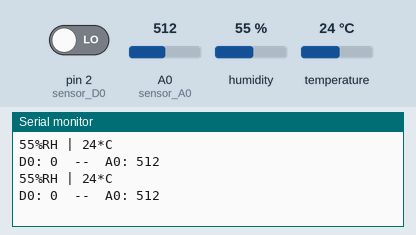
Bench run of a sketch on a simulated Arduino Uno, built with avr-gcc and run on an emulated ATmega328P. Shown: the last lines printed to the serial monitor. The test bench sets the inputs (shaded band); at power-on: humidity 55 %, A0 (sensor_A0) = 512, pin 2 (sensor_D0) LOW, temperature 24 °C.

Above: at 2.8 s.
2.9 s: humidity set to 22 %
At 4.6 s:
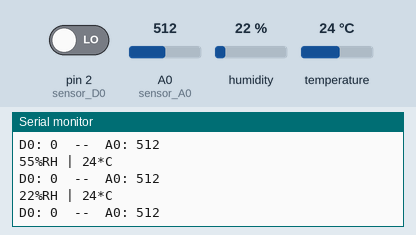
5.6 s: A0 (sensor_A0) set to 716
At 6.4 s:
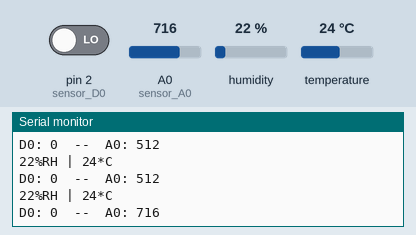
8.3 s: pin 2 (sensor_D0) driven HIGH
At 10.8 s:
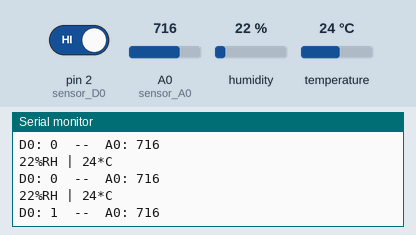
11.0 s: temperature set to 12 °C
At 12.8 s:
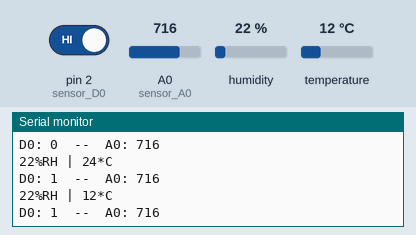
13.7 s: A0 (sensor_A0) set to 900
At 14.6 s:
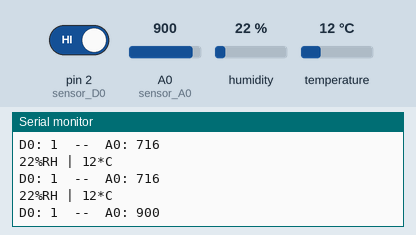
16.4 s: pin 2 (sensor_D0) driven LOW
At 19.3 s:
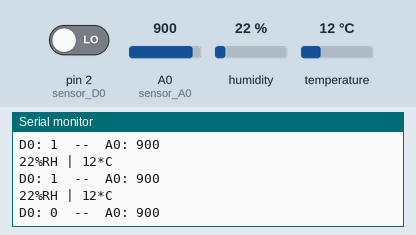
Timing chart, 0 to 20.1 s (numbered marks = the images above; inputs shaded):
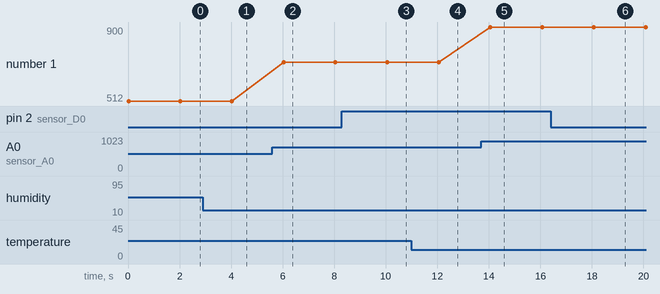

Measured:
- after the input at 2.9 s, the serial monitor: prints a new line after 1.1 s (image 1)
- after the input at 5.6 s, the serial monitor: prints a new line after 0.44 s (image 2)
- after the input at 8.3 s, the serial monitor: prints a new line after 1.8 s (image 3)
- after the input at 11.0 s, the serial monitor: prints a new line after 1.0 s (image 4)
- after the input at 13.7 s, the serial monitor: prints a new line after 0.36 s (image 5)
- after the input at 16.4 s, the serial monitor: prints a new line after 1.7 s (image 6)
- plotted number 1: 512 → 716 after the input at 5.6 s, 716 → 900 after the input at 13.7 s

The sketch:

arduuinio_dht.ino
```cpp
#include "DHT.h"
#define DHT11_PIN 7
DHT dht;
int sensor_A0 = A0;    // podłączenie od A0 na czujniku do A0 na Arduino
int sensor_D0 = 2;     // podłączenie od D0 na czujniku do pinu 2 na Arduino
int wartosc_A0;        // zmienna dla wartości A0
int wartosc_D0;

void setup()
{
  Serial.begin(9600);
  dht.setup(DHT11_PIN);
  pinMode(2, INPUT);

}

void loop()
{
  //Pobranie informacji o wilgotnosci
  int wilgotnosc = dht.getHumidity();
  //Pobranie informacji o temperaturze
  int temperatura = dht.getTemperature();

  if (dht.getStatusString() == "OK") {
    Serial.print(wilgotnosc);
    Serial.print("%RH | ");
    Serial.print(temperatura);
    Serial.println("*C");
  }
  wartosc_A0 = analogRead(sensor_A0);      // pobranie wartości z A0
 wartosc_D0 = digitalRead(sensor_D0);     // pobranie wartości z D0

 Serial.print("D0: ");                    // wyświetlenie na monitorze szeregowym
 Serial.print(wartosc_D0);
 Serial.print("  --  A0: ");
 Serial.println(wartosc_A0);

  //Odczekanie wymaganego czasugo
  delay(dht.getMinimumSamplingPeriod());
}
```
